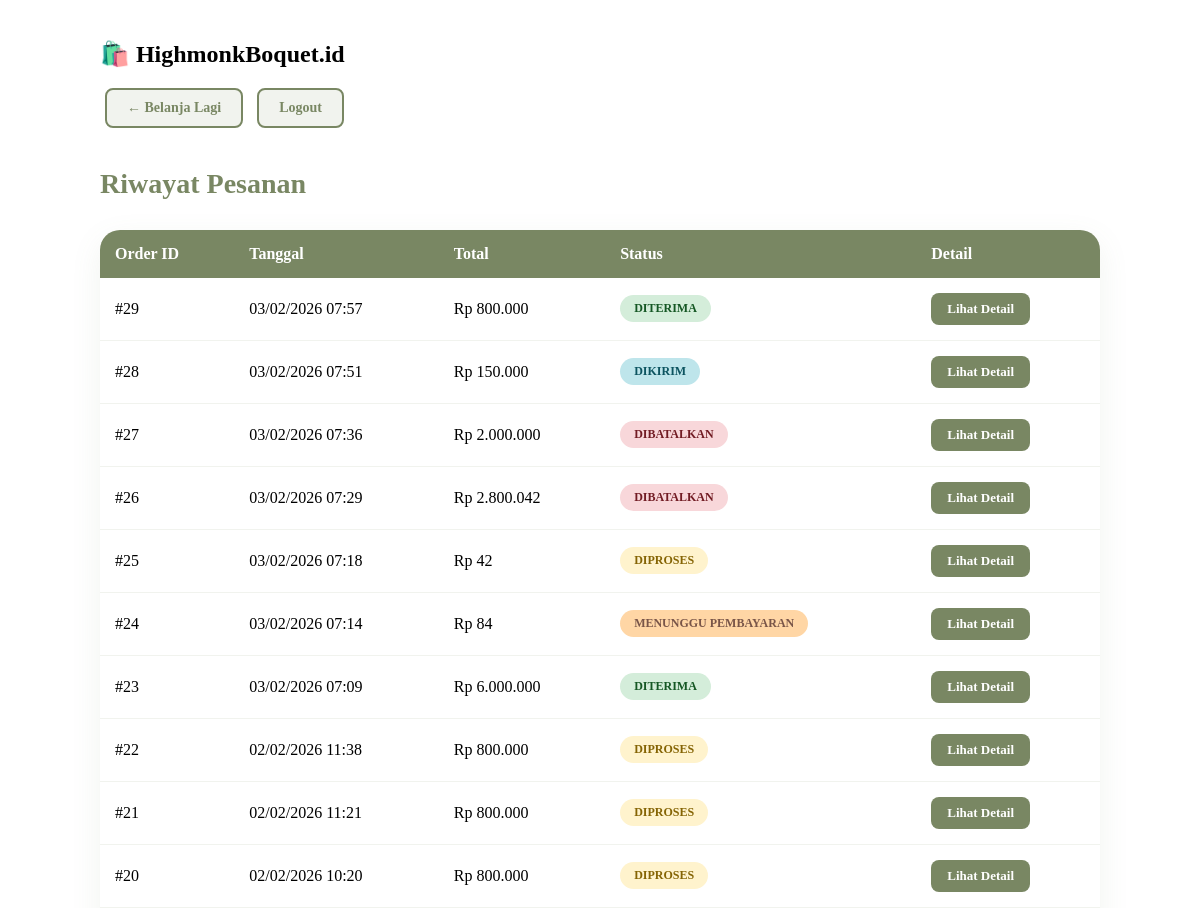
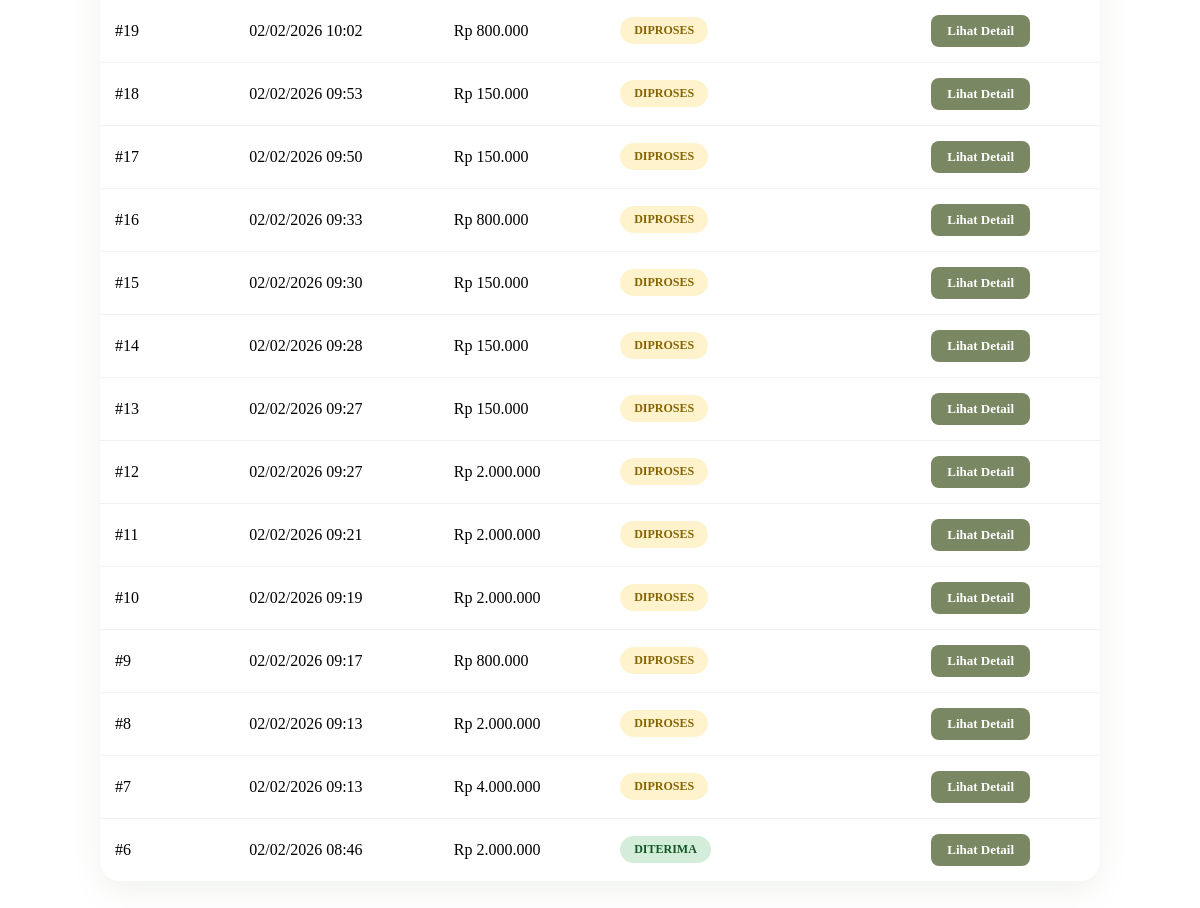
Screenshot of /order_history.php (signed in) with the database file from the repository (2 pictures, top to bottom).
### tables this page shows
CREATE TABLE `orders` (
  `id` int(11) NOT NULL,
  `user_id` int(11) NOT NULL,
  `total` decimal(10,2) NOT NULL,
  `status` enum('pending','processing','shipped','delivered','cancelled') DEFAULT 'pending',
  `confirmed_received_at` timestamp NULL DEFAULT NULL,
  `created_at` timestamp NOT NULL DEFAULT current_timestamp()
);

### order_history.php (the view, shortened to what this page needs)
<?php
include 'db/koneksi.php';
$user_id = $_SESSION['user_id'];
$result = $mysqli->query("SELECT * FROM orders WHERE user_id = $user_id ORDER BY created_at DESC");
$orders = $result->fetch_all(MYSQLI_ASSOC);
function getIndonesianStatus($status) {
    $statusMap = [
        'pending' => 'Menunggu Pembayaran',
        'processing' => 'Diproses',
        'shipped' => 'Dikirim',
        'delivered' => 'Diterima',
        'cancelled' => 'Dibatalkan'
    ];
    return $statusMap[$status] ?? $status;
}
?>
<!DOCTYPE html>
<html lang="id">
<head>
    <link rel="stylesheet" href="asset/histori.css">
</head>
<body>
    <nav class="navbar">
        <div class="container">
            <h1>🛍️ HighmonkBoquet.id</h1>
            <div>
                <a href="dashboard_user.php" class="btn-secondary">← Belanja Lagi</a>
                <a href="logout.php" class="btn-secondary">Logout</a>
            </div>
        </div>
    </nav>
    <div class="container">
        <h2>Riwayat Pesanan</h2>
        <?php if (empty($orders)): ?>
            <div class="empty-box">
                <p>Anda belum membuat pesanan. <a href="dashboard_user.php">Mulai belanja sekarang</a></p>
            </div>
        <?php else: ?>
            <table class="table">
                <thead>
                    <tr>
                        <th>Order ID</th>
                        <th>Tanggal</th>
                        <th>Total</th>
                        <th>Status</th>
                        <th>Detail</th>
                    </tr>
                </thead>
                <tbody>
                    <?php foreach ($orders as $order): ?>
                    <tr>
                        <td>#<?php echo $order['id']; ?></td>
                        <td><?php echo date('d/m/Y H:i', strtotime($order['created_at'])); ?></td>
                        <td>Rp <?php echo number_format($order['total'], 0, ',', '.'); ?></td>
                        <td>
                            <span class="status status-<?php echo $order['status']; ?>">
                                <?php echo getIndonesianStatus($order['status']); ?>
                            </span>
                        </td>
                        <td>
                            <a href="order_detail.php?order_id=<?php echo $order['id']; ?>" class="btn-primary">Lihat Detail</a>
                        </td>
                    </tr>
                    <?php endforeach; ?>
                </tbody>
            </table>
        <?php endif; ?>
    </div>
</body>
</html>

### asset/histori.css (style rules this page uses)
.container { max-width: 1000px; margin: 40px auto; padding: 0 20px; }
h2 { color: #798763; margin-bottom: 30px; font-size: 28px; }
.table { width: 100%; border-collapse: collapse; background: white; border-radius: 20px; overflow: hidden; box-shadow: 0 10px 30px rgba(121, 135, 99, 0.1); }
.table th { background-color: #798763; color: white; padding: 15px; text-align: left; font-weight: 600; }
.table td { padding: 15px; border-bottom: 1px solid #f1f3ee; vertical-align: middle; }
.table tr:last-child td { border-bottom: none; }
.status { padding: 6px 14px; border-radius: 50px; font-size: 12px; font-weight: 700; text-transform: uppercase; display: inline-block; }
.status-pending { background-color: #ffd6a5; color: #795548; }
.status-processing { background-color: #fff3cd; color: #856404; }
.status-shipped { background-color: #bee5eb; color: #0c5460; }
.status-delivered { background-color: #d4edda; color: #155724; }
.status-cancelled { background-color: #f8d7da; color: #721c24; }
.btn-primary { background-color: #798763; color: white; padding: 8px 16px; border-radius: 8px; text-decoration: none; font-size: 13px; font-weight: 700; transition: 0.3s; display: inline-block; border: none; cursor: pointer; }
.btn-secondary { background-color: #f1f3ee; color: #798763; padding: 10px 20px; border-radius: 8px; text-decoration: none; font-weight: 600; font-size: 14px; border: 2px solid #798763; transition: 0.3s; display: inline-block; margin: 0 5px; }

### rows the page displays
orders: id "29", created_at "03/02/2026 07:57", total "800.000", status "DITERIMA"
orders: id "28", created_at "03/02/2026 07:51", total "150.000", status "DIKIRIM"
orders: id "27", created_at "03/02/2026 07:36", total "2.000.000", status "DIBATALKAN"
orders: id "26", created_at "03/02/2026 07:29", total "2.800.042", status "DIBATALKAN"
orders: id "25", created_at "03/02/2026 07:18", total "42", status "DIPROSES"
orders: id "24", created_at "03/02/2026 07:14", total "84", status "MENUNGGU PEMBAYARAN"
orders: id "23", created_at "03/02/2026 07:09", total "6.000.000", status "DITERIMA"
orders: id "22", created_at "02/02/2026 11:38", total "800.000", status "DIPROSES"
orders: id "21", created_at "02/02/2026 11:21", total "800.000", status "DIPROSES"
orders: id "20", created_at "02/02/2026 10:20", total "800.000", status "DIPROSES"
orders: id "19", created_at "02/02/2026 10:02", total "800.000", status "DIPROSES"
orders: id "18", created_at "02/02/2026 09:53", total "150.000", status "DIPROSES"
orders: id "17", created_at "02/02/2026 09:50", total "150.000", status "DIPROSES"
orders: id "16", created_at "02/02/2026 09:33", total "800.000", status "DIPROSES"
orders: id "15", created_at "02/02/2026 09:30", total "150.000", status "DIPROSES"
orders: id "14", created_at "02/02/2026 09:28", total "150.000", status "DIPROSES"
orders: id "13", created_at "02/02/2026 09:27", total "150.000", status "DIPROSES"
orders: id "12", created_at "02/02/2026 09:27", total "2.000.000", status "DIPROSES"
orders: id "11", created_at "02/02/2026 09:21", total "2.000.000", status "DIPROSES"
orders: id "10", created_at "02/02/2026 09:19", total "2.000.000", status "DIPROSES"
orders: id "9", created_at "02/02/2026 09:17", total "800.000", status "DIPROSES"
orders: id "8", created_at "02/02/2026 09:13", total "2.000.000", status "DIPROSES"
orders: id "7", created_at "02/02/2026 09:13", total "4.000.000", status "DIPROSES"
orders: id "6", created_at "02/02/2026 08:46", total "2.000.000", status "DITERIMA"
